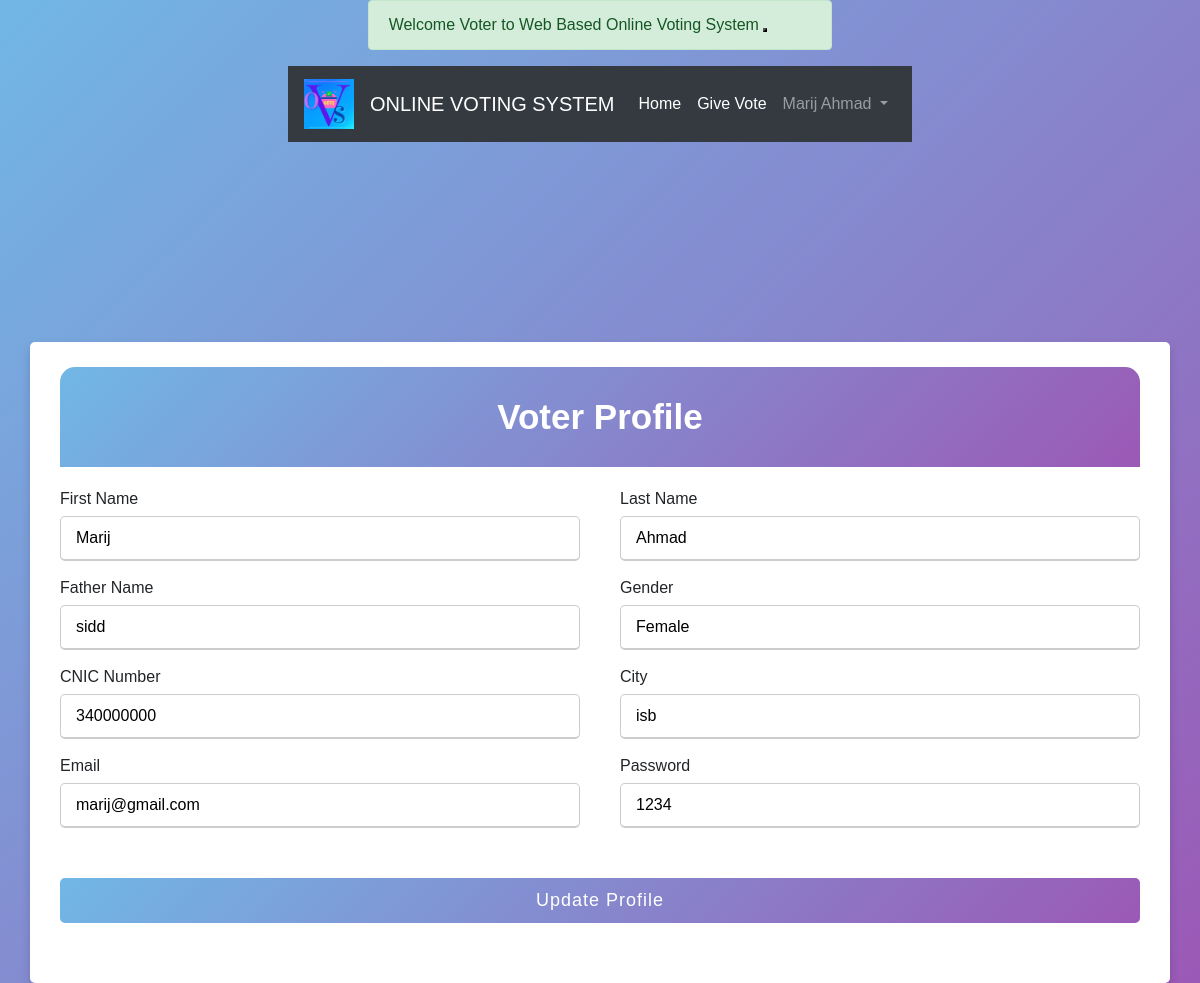
Screenshot of /voter_profile.php (signed in) with the database file from the repository.
### tables this page shows
CREATE TABLE `voters` (
  `id` int(11) NOT NULL,
  `first_name` varchar(255) NOT NULL,
  `last_name` varchar(255) NOT NULL,
  `father_name` varchar(255) NOT NULL,
  `gender` varchar(255) NOT NULL,
  `cnic` varchar(255) NOT NULL,
  `city` varchar(255) NOT NULL,
  `email` varchar(255) NOT NULL,
  `pass` varchar(255) NOT NULL,
  `votercast_id` varchar(255) NOT NULL,
  `voter_status` varchar(255) NOT NULL
);

### voter_profile.php (the view, shortened to what this page needs)
<?php include 'header.php'; ?>
<!DOCTYPE html>
<html lang="en">
<head>
    <link rel="stylesheet" href="style.css">
</head>
<body>
<?php
  $query_select = mysqli_query($connect, "SELECT * from voters WHERE id='$voter'");
  while ($profile_voter = mysqli_fetch_assoc($query_select)) {
  ?>
<div class="container"  style="margin-top:200px; margin-left:auto; margin-right:auto">
      <div class="title">Voter Profile</div>
      <div class="content">
        <form action="update_voter_profile.php" method="POST">
          <div class="user-details">
            <div class="input-box">
              <span class="details">First Name</span>
              <input type="text" readonly value="<?php echo $profile_voter['first_name']; ?>">
            </div>
            <div class="input-box">
              <span class="details">Last Name</span>
              <input type="text" readonly value="<?php echo $profile_voter['last_name']; ?>">
            </div>
            <div class="input-box">
              <span class="details">Father Name</span>
              <input type="text" readonly value="<?php echo $profile_voter['father_name']; ?>">
            </div>
            <div class="input-box">
              <span class="details">Gender</span>
              <input type="text" readonly value="<?php echo $profile_voter['gender']; ?>">
            </div>
            <div class="input-box">
              <span class="details">CNIC Number</span>
              <input type="text" readonly value="<?php echo $profile_voter['cnic']; ?>">
            </div>
            <div class="input-box">
              <span class="details">City</span>
              <input type="text" readonly value="<?php echo $profile_voter['city']; ?>">
            </div>
            <div class="input-box">
              <span class="details">Email</span>
              <input type="text" readonly value="<?php echo $profile_voter['email']; ?>">
            </div>
            <div class="input-box">
              <span class="details">Password</span>
              <input type="text" readonly value="<?php echo $profile_voter['pass']; ?>">
            </div>
          </div>
          <div class="button">
          <input type="submit" value="Update Profile" name="voter_update">
        </div>
        </form>
      </div>
    </div>
    <?php } ?>
    </body>
</html>

### header.php (shortened to what this page needs)
<?php require_once "conectDB.php";
include('alert_mesg.php');
?>
<!DOCTYPE html>
<html lang="en">
<head>
  <link rel="stylesheet" href="https://stackpath.bootstrapcdn.com/bootstrap/4.4.1/css/bootstrap.min.css">
</head>
<body>
  <nav class="navbar navbar-expand-lg navbar-dark bg-dark">
  <a class="navbar-brand" href="#">
      <img src="O.png" width="50" height="50" class="d-inline-block align-top" alt="">
    </a>
    <a class="navbar-brand"> ONLINE VOTING SYSTEM</a>
    <div class="collapse navbar-collapse" id="navbarSupportedContent">
      <ul class="navbar-nav mr-auto">
        <?php
        if (isset($_SESSION['aid'])) {
          $admin = $_SESSION['aid'];
          $query1 = mysqli_query($connect, "SELECT * from admin WHERE id='$admin'");
          $profile_admin = mysqli_fetch_assoc($query1);
          $admin_id = $profile_admin['id'];
          $name1 = $profile_admin['first_name'] . ' ' . $profile_admin['last_name'];
          echo "<li class='nav-item'> <a class='nav-link active' href='admin_home.php'><i class='fa-solid fa-house'></i>Home</a> </li>
          <li class='nav-item'> <a class='nav-link active' href='view_profiles_list.php'>Profiles</a> </li>
  <div class='collapse navbar-collapse'>
  <ul class='navbar-nav ml-auto'>
      <li class='nav-item dropdown'>
          <a class='nav-link dropdown-toggle' href='#' role='button' data-toggle='dropdown'> Manage Candidates </a>
          <ul class='dropdown-menu'> <li><a class='dropdown-item' href='add_candidate.php'>Add Candidate</a></li>
          <li><a class='dropdown-item' href='candidates_list.php'>View Candidate</a></li> </ul>
          </li>
          </ul>
        </div>
        <div class='collapse navbar-collapse'>
        <ul class='navbar-nav ml-auto'>
            <li class='nav-item dropdown'>
                <a class='nav-link dropdown-toggle' href='#' role='button' data-toggle='dropdown'> Manage Positions </a>
                <ul class='dropdown-menu'> <li><a class='dropdown-item' href='add_position.php'>Add Position</a></li>
                <li><a class='dropdown-item' href='position_list.php'>View Position</a></li> </ul>
                </li>
                </ul>
              </div>
              <div class='collapse navbar-collapse'>
              <ul class='navbar-nav ml-auto'>
                  <li class='nav-item dropdown'>
                      <a class='nav-link dropdown-toggle' href='#' role='button' data-toggle='dropdown'> Polls </a>
                      <ul class='dropdown-menu'> <li><a class='dropdown-item' href='add_poll.php'>Add Poll</a></li>
                      <li><a class='dropdown-item' href='poll_list.php'>View Polls</a></li>
                      <li><a class='dropdown-item' href='poll_result.php'>Check Poll Result</a></li> </ul>
                      </li>
                      </ul>
                    </div>
  <div class='collapse navbar-collapse'>
  <ul class='navbar-nav ml-auto'>
      <li class='nav-item dropdown'>
          <a class='nav-link dropdown-toggle' href='#' role='button' data-toggle='dropdown'> $name1 </a>
          <ul class='dropdown-menu'> <li><a class='dropdown-item' href='admin_profile.php'>Admin Profile</a></li>
          <li><a class='dropdown-item' href='update_pass.php?updatepass=$admin_id'>Update Password</a></li>
          <li><a class='dropdown-item' href='logout.php'>Logout</a></li> </ul>
      </li>
  </ul>
</div>
      </li>
  </ul>
</div>
  ";
        } elseif (isset($_SESSION['vid'])) {
          $voter = $_SESSION['vid'];
          $query2 = mysqli_query($connect, "SELECT * from voters WHERE id='$voter'");
          $profile_voter = mysqli_fetch_assoc($query2);
          $name2 = $profile_voter['first_name'] . ' ' . $profile_voter['last_name'];
          echo "<li class='nav-item'> <a class='nav-link active' href='voter_home.php'>Home</a> </li>
  <li class='nav-item'> <a class='nav-link active' href='give_vote.php'>Give Vote</a> </li>
  <div class='collapse navbar-collapse'>
  <ul class='navbar-nav ml-auto'>
      <li class='nav-item dropdown'>
          <a class='nav-link dropdown-toggle' href='#' role='button' data-toggle='dropdown'> $name2 </a>
          <ul class='dropdown-menu'> <li><a class='dropdown-item' href='voter_profile.php'>Voter Profile</a></li>
          <li><a class='dropdown-item' href='myvote.php'>View Result</a></li>
          <li><a class='dropdown-item' href='logout.php'>Logout</a></li> </ul>
      </li>
  </ul>
</div>
 ";
        } ?>
      </ul>
    </div>
  </nav>
</body>
</html>

### style.css (style rules this page uses)
body { font-family: "Times New Roman", Times, serif; }
* { margin: 0; padding: 0; box-sizing: border-box; font-family: 'Poppins', sans-serif; }
html,body { width: 100%; place-items: center; background: linear-gradient(135deg, #71b7e6, #9b59b6); }
.container { background-color: #fff; padding: 25px 30px; border-radius: 5px; box-shadow: 0 5px 10px rgba(0,0,0,0.15); }
.container .title { font-size: 35px; font-weight: 600; text-align: center; line-height: 100px; color: #fff; user-select: none; border-radius: 15px 15px 0 0; background: linear-gradient(135deg, #71b7e6, #9b59b6); }
.container .title::before { content: ""; position: absolute; left: 0; bottom: 0; height:0px; border-radius: 5px; background: linear-gradient(135deg, #71b7e6, #9b59b6); }
.content form .user-details { display: flex; flex-wrap: wrap; justify-content: space-between; margin: 20px 0 12px 0; }
form .user-details .input-box { margin-bottom: 15px; width: calc(100% / 2 - 20px); }
form .input-box span.details { display: block; font-weight: 500; margin-bottom: 5px; }
.user-details .input-box input { height: 45px; width: 100%; outline: none; font-size: 16px; border-radius: 5px; padding-left: 15px; border: 1px solid #ccc; border-bottom-width: 2px; transition: all 0.3s ease; }
form .button { height: 45px; margin: 35px 0 }
form .button input { height: 100%; width: 100%; border-radius: 5px; border: none; color: #fff; font-size: 18px; font-weight: 500; letter-spacing: 1px; cursor: pointer; transition: all 0.3s ease; background: linear-gradient(135deg, #71b7e6, #9b59b6); }

### header.php (style rules this page uses)
body { font-family: "Times New Roman", Times, serif; }

### rows the page displays
voters: name2 "Marij Ahmad", first_name "Marij", last_name "Ahmad", father_name "sidd", gender "Female", cnic "340000000", city "isb", email "marij@gmail.com", pass "1234"

### other values shown
$_SESSION['mesg'] "Welcome Voter to Web Based Online Voting System"
